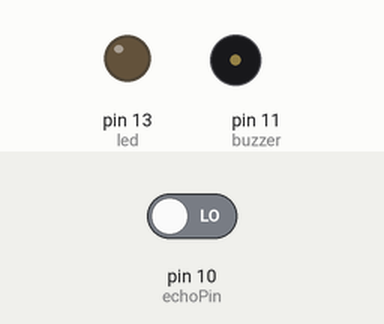
Recording of a sketch running on a simulated Arduino Uno, built with avr-gcc and run on an emulated ATmega328P. Shown: output pins drawn as LEDs (lit = HIGH), buzzer (waves = sounding). The inputs (shaded band) are chosen by the test bench; at power-on: pin 10 (echoPin) LOW. Pins used as bus, display or sensor lines are not drawn; what the sketch prints to the serial monitor is not drawn.

Above: at 0.5 s.
At 1.2 s:
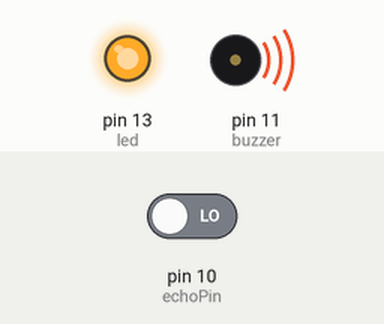
Timing chart, 0 to 3.0 s (numbered marks = the images above):
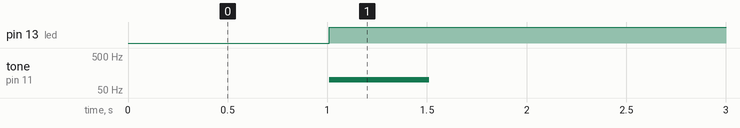

The sketch:

hardwareCodechef.ino
```cpp
// defining pins for ultrasonic sensor
const int trigPin = 9;
const int echoPin = 10;
const int led = 13;
const int buzzer = 11;
//defining variables duration and distance
long duration;
int distance;

void setup() {
  // put your setup code here, to run once:
// intializing baud rate
Serial.begin(9600);
pinMode(trigPin, OUTPUT);
pinMode(led,OUTPUT);
pinMode(echoPin,INPUT);
pinMode(buzzer,OUTPUT);
}

void loop() {
  // put your main code here, to run repeatedly:
  digitalWrite(trigPin,LOW);
  delayMicroseconds(2);
  digitalWrite(trigPin,HIGH);
  delay(10);
  digitalWrite(trigPin,LOW);
  duration= pulseIn(echoPin,HIGH);
  distance = duration*(0.034 / 2.0);

  if (distance<=15)  { digitalWrite(led,HIGH);
  tone(buzzer,100);
delay(500);
noTone(buzzer);
delay(500);}
  else { digitalWrite(led,LOW);
  noTone(buzzer);}

  Serial.print("Distance");
  Serial.println(distance);
}
```

Measured:
- by itself, pin 13 (led): LOW → HIGH at 1.0 s
- by itself, tone on pin 11 (buzzer): alternates 100 Hz for 0.50 s and silent for 1.5 s
